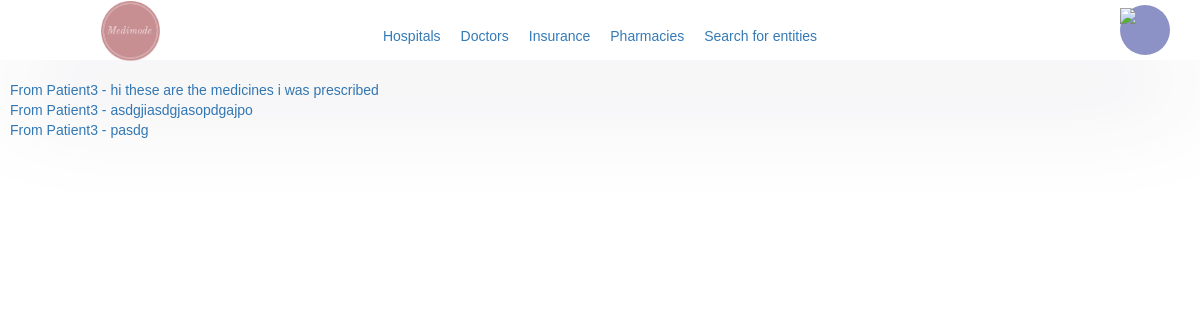
/medimode/my_tickets (signed in), run on the app's committed database.
### medimode/models/interaction_models.py (models this page shows)
class Ticket(models.Model):
	issuer = models.ForeignKey(to=Profile, on_delete=models.DO_NOTHING, related_name='issued_tickets')
	issued = models.ForeignKey(to=Profile, on_delete=models.DO_NOTHING, related_name='accepted_tickets')
	description = models.TextField(max_length=32000)
	shareables = models.ManyToManyField(to=Ticket_Shareable, related_name='owner_ticket', blank=True)
	transaction = models.OneToOneField(to=Transaction, related_name='ticket', on_delete=models.RESTRICT, null=True)

### medimode/models/user_models.py (models this page shows, shortened)
class Profile(models.Model):
	user = models.OneToOneField(User, on_delete=models.CASCADE, related_name='%(class)s')
	bio = models.TextField(max_length=500, blank=True)
	approved = models.BooleanField(default=False)
	@property
	def full_name(self):
		return self.user.first_name + " " + self.user.last_name

class User(AbstractUser):
	class UserRoleChoices(TextChoices):
		PATIENT = "patient"
		DOCTOR = "doctor"
		HOSPITAL = "hospital"
		PHARMACY = "pharmacy"
		INSURANCE = "insurance"
	role = models.TextField(choices=UserRoleChoices.choices, null=True)
	OTP_seed = encrypt(models.TextField(default=gen_otpseed))
	stripe_acct = models.TextField(max_length=100, blank=True)
	public_key = models.TextField(max_length=100, blank=True)

### medimode/modules/ticketing/views.py (the view)
# urls.py: path('my_tickets', views.MyTickets.as_view(), name='my_tickets'),
class MyTickets(AuthListView):
	template_name = "medimode/ticketing/ticket_list.html"
	def get_queryset(self):
		return Ticket.objects.filter(Q(issued=self.request.user.profile) | Q(issuer=self.request.user.profile))

### medimode/views_base.py (called while the page is built)
	def test_func(self):
		return self.request.user.is_staff or self.request.user.profile.approved

### templates/medimode/ticketing/ticket_list.html (shortened to what this page needs)
{% load static %}
<!DOCTYPE html>
<html lang="en">
<head>
    <link href="{% static 'home.css' %}" rel="stylesheet" />
	<link rel="stylesheet" href="https://maxcdn.bootstrapcdn.com/bootstrap/3.4.1/css/bootstrap.min.css">
</head>
<body>
    {% include 'navbar.html' %}
<ul>
    {% for ticket in object_list %}
        <li><a href="/medimode/ticket/{{ ticket.id }}">From {{ ticket.issuer.full_name }} - {{ ticket.description }}</a>
        </li>
    {% endfor %}
</ul>
</body>
</html>

### static/home.css (style rules this page uses)
* { margin: 0; padding: 0; box-sizing: border-box; font-family: sans-serif; }
a { margin-left: 10px; margin-right: 10px; color: rgba(93, 193, 193, 0.973); }
ul { list-style-type: none; padding: 0; margin: 0; }

### data on the page
Ticket: issuer.full_name "Patient3", description "hi these are the medicines i was prescribed"
Ticket: issuer.full_name "Patient3", description "asdgjiasdgjasopdgajpo"
Ticket: issuer.full_name "Patient3", description "pasdg"
